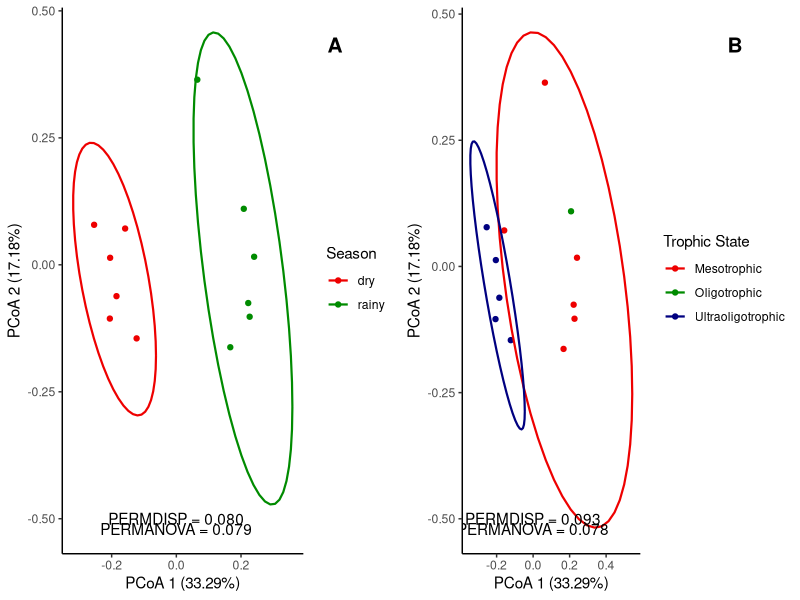
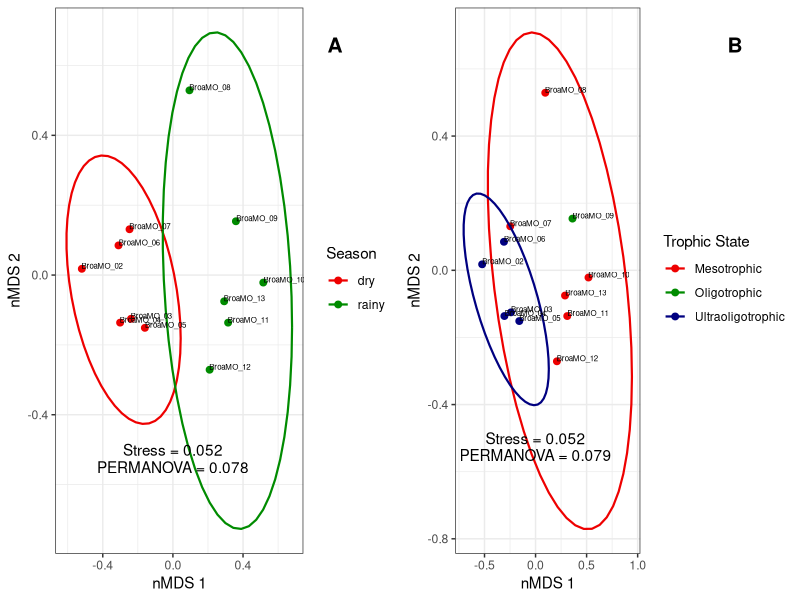

Write R code to recreate these figures, in order.
#Betadispersion + nMDS
library(vegan)
library(dplyr)
library(tidyr)
library(cowplot)
library(gridExtra)
library(ggpubr)


setwd("C:/Users/erick/Desktop/")

asv_bact=read.csv("BroaMO_16S_ra_rarefied+taxonomy.csv",header=T,row.names="asv")
asv_bact=asv_bact[1:12]
asv_bact=t(asv_bact)

env=read.csv("BroaMO_env.csv", header=T, row.names= 1)
map = env[,11:14]

#Significance tests
dist_bray = vegdist(asv_bact, method="bray")
beta_dist_site=betadisper(dist_bray, map$trophic_state)
permutest(beta_dist_site, control=permControl (nperm=1000))
anova(beta_dist_site)
#TukeyHSD(beta_dist_site)
#plot(TukeyHSD(beta_dist_site), las = 1)

#extract axis' importance
valor = (beta_dist_site$eig/sum(beta_dist_site$eig))*100
head(valor)

#AQUI
#extract axis' values
PCoA_score = scores(beta_dist_site$vectors[,1:2])
map_dist = merge(map, PCoA_score, by.x="row.names", by.y="row.names")

panel.a =
ggplot(map_dist, aes(PCoA1, PCoA2, color = season)) + 
  geom_jitter(size=1.5) +  
  #scale_shape_manual(values=c(1,2,14,15,3,4,16,17,10)) + 
  scale_color_manual(name="Season", 
                     values=c("red2","green4", "navy","dodgerblue2","magenta2","chocolate3","purple"))+ 
  stat_ellipse(aes(group=season,color=season),size=0.75)+
  annotate("text", x = 0, y = -0.5, label = "PERMDISP = 0.080")+
  annotate("text", x = 0, y = -0.52, label = "PERMANOVA = 0.079")+
  theme_classic()+
  xlab("PCoA 1 (33.29%)")+
  ylab("PCoA 2 (17.18%)")

panel.b = 
ggplot(map_dist, aes(PCoA1, PCoA2, color = trophic_state)) + 
  geom_jitter(size=1.5) +  
  #scale_shape_manual(values=c(1,2,14,15,3,4,16,17,10)) + 
  scale_color_manual(name="Trophic State", 
                     values=c("red2","green4", "navy","dodgerblue2","magenta2","chocolate3","purple"))+ 
  stat_ellipse(aes(group=trophic_state,color=trophic_state),size=0.75)+
  annotate("text", x = 0, y = -0.5, label = "PERMDISP = 0.093")+
  annotate("text", x = 0, y = -0.52, label = "PERMANOVA = 0.078")+
  theme_classic()+
  xlab("PCoA 1 (33.29%)")+
  ylab("PCoA 2 (17.18%)")

x = arrangeGrob(panel.a,panel.b,
                ncol = 1, nrow = 2,
                layout_matrix = rbind(c(1,2), c(1,2)))
as_ggplot(x)+
  draw_plot_label(label = c ("A","B"), size = 15,
                  x = c(0.4, 0.9), y = c(0.95,0.95))

#nMDS
ord_asv = metaMDS(asv_bact, dist="bray", k=2, trymax=200, autotransform=FALSE, noshare=FALSE, wascores=FALSE)
ord_asv$stress
nmds_score = scores(ord_asv)
map_dist = merge(map, nmds_score, by.x="row.names", by.y="row.names")

panel.a =
ggplot(map_dist, aes(NMDS1, NMDS2)) + 
  geom_jitter(aes(color = season), size=2) +  
  #scale_shape_manual(values=c(16,16,16)) + 
  scale_color_manual(name="Season", 
                     values=c("red2","green4", "navy","dodgerblue2","magenta2","chocolate3","purple"))+ 
  stat_ellipse(aes(group=season,color=season),size=0.75)+
  #geom_polygon(aes(group=season,fill=season),alpha=0.3)+
  geom_text(aes(label=Row.names),hjust=0, vjust=0, size=2)+
  annotate("text", x = 0, y = -0.5, label = "Stress = 0.052")+
  annotate("text", x = 0, y = -0.55, label = "PERMANOVA = 0.078")+
  theme_bw()+
  xlab("nMDS 1")+
  ylab("nMDS 2")

panel.b =
ggplot(map_dist, aes(NMDS1, NMDS2)) + 
  geom_jitter(aes(color = trophic_state), size=2) +  
  #scale_shape_manual(values=c(16,16,16)) + 
  scale_color_manual(name="Trophic State", 
                     values=c("red2","green4", "navy","dodgerblue2","magenta2","chocolate3","purple"))+ 
  stat_ellipse(aes(group=trophic_state,color=trophic_state),size=0.75)+
  #geom_polygon(aes(group=trophic_state,fill=trophic_state),alpha=0.3)+
  geom_text(aes(label=Row.names),hjust=0, vjust=0, size=2)+
  annotate("text", x = 0, y = -0.5, label = "Stress = 0.052")+
  annotate("text", x = 0, y = -0.55, label = "PERMANOVA = 0.079")+
  theme_bw()+
  xlab("nMDS 1")+
  ylab("nMDS 2")

x = arrangeGrob(panel.a,panel.b,
                ncol = 1, nrow = 2,
                layout_matrix = rbind(c(1,2), c(1,2)))
as_ggplot(x)+
  draw_plot_label(label = c ("A","B"), size = 15,
                  x = c(0.4, 0.9), y = c(0.95,0.95))
